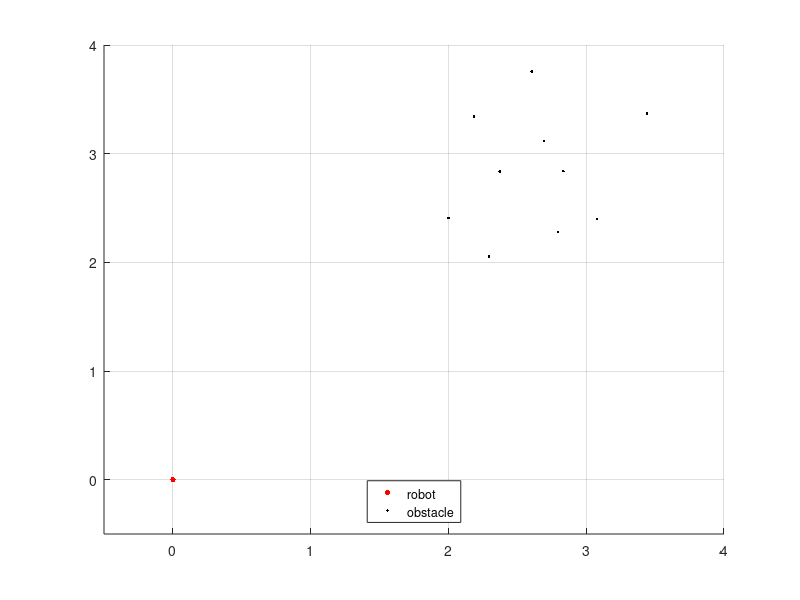

Write MATLAB code to recreate this figure.
clc,clear
close all
%%
% rng(1)
% obst=rand(10,2)*2 + 2;
robot=[0,0];
obst=[2.83404400940515	2.83838902880659;
3.44064898688432	3.37043900079352;
2.00022874963469	2.40890449946304;
2.60466514526368	3.75623487278189;
2.29351178163423	2.05477518639585;
2.18467718953760	3.34093502035680;
2.37252042275534	2.83460960473425;
2.69112145408610	3.11737965689150;
2.79353494846134	2.28077387719047;
3.07763346800671	2.39620297816976];

x_opt=[2.29351 2.05478];
k=-x_opt(1)/x_opt(2);
h=figure;
set(h,'position',[100 100 400 400]);
hold on
grid on
plot(robot(1), robot(2), 'r.','MarkerSize', 12)
plot(obst(:,1), obst(:,2), 'k.')
% plot(x_opt(1), x_opt(2), 'b.','MarkerSize', 12)
% line([-1,4],[k*(-1)-k*x_opt(1)+x_opt(2),k*4-k*x_opt(1)+x_opt(2)]);
% line([0,x_opt(1)],[0,x_opt(2)]);
legend('robot', 'obstacle','Location','south')
% legend('robot', 'obstacle', 'x^*','Location','south')
xlim([-0.5,4])
ylim([-0.5,4])